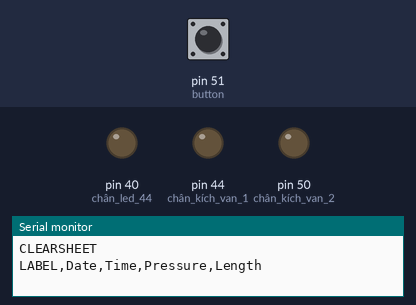
The sketch below on a simulated Arduino Mega 2560, built with avr-gcc and run on an emulated ATmega2560. On the bench: output pins drawn as LEDs (lit = HIGH), the last lines printed to the serial monitor. The inputs (shaded band) are chosen by the test bench; at power-on: pin 51 (button) LOW.

Above: at 1.2 s.
1.3 s: pin 51 (button) pulled HIGH for 0.15 s
At 1.37 s:
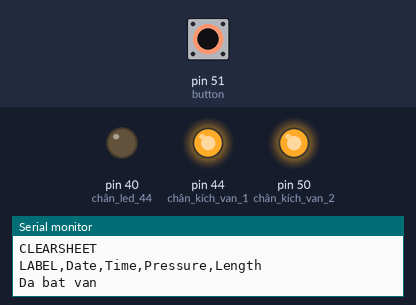
2.9 s: pin 51 (button) pulled HIGH for 3.2 s
At 7.2 s:
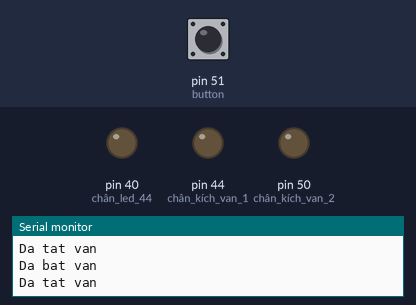
Timing chart, 0 to 8.7 s (numbered marks = the images above; inputs shaded):
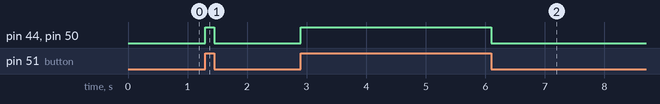

The sketch:

continue_pressure.ino
```cpp
int button = 51; // Biến khai báo chân của button
String text;
String sensor;
float i=0;
double pressure = 0;
float val =0;
void PressSure_func(float k);
unsigned long waitTime = 500; // Bạn cần nhấn giữ 500 mili giây để hệ thống xem đó là một sự kiến nhấn giữ.

boolean ledStatus = 0; // tương tự với LOW - mặc định đèn sẽ tắt

boolean lastButtonStatus = 0; //Biến dùng để lưu trạng thái của phím bấm. Mặc định là 0 <=> LOW <=> chưa nhấn
boolean buttonLongPress = 0; // Mặc định là không có sự kiện nhấn giữ.

unsigned long lastChangedTime;

void setup() {

  pinMode(button,INPUT); // Đặt chân button là INPUT - hiển nhiên rồi
  pinMode(50, OUTPUT); //chân kích van 2
  pinMode(44, OUTPUT); //chân kích van 1
  pinMode(40, OUTPUT); //chân led 44
  pinMode(A0, INPUT);
  Serial.begin(115200); //Bật Serial để debug
  Serial.println("CLEARSHEET");// xóa dữ liệu trên sheet đầu tiên của file excel
Serial.println("LABEL,Date,Time,Pressure,Length");
}

void loop() {
  boolean reading = digitalRead(button); // đọc giá trị của button
  if (reading != lastButtonStatus)
  {
    lastButtonStatus = reading; //Cập nhập trạng thái cuối cùng.
    lastChangedTime = millis(); //Cập nhập thời gian

    if( reading == HIGH)
    {
      Serial.println("Da bat van");
      digitalWrite(50,HIGH);
      digitalWrite(44,HIGH);
    }
    else
    {
      Serial.println("Da tat van");
      digitalWrite(50,LOW);
      digitalWrite(44,LOW);
    }
   }

  } // Còn nếu bạn đang nhấn giữ button hoặc thả nó thời gian dài chỉ sẽ không ảnh hưởng đến việc này


void PressSure_func(float k)
{
      Serial.println("Da bat van"+ String(k));
      digitalWrite(50,HIGH);
      digitalWrite(44,HIGH);
   while(pressure < k)
      {
         val = analogRead(A0)*5.0/1023;
       pressure = (val-1)*0.001/0.004;
       sensor = String(pressure,3);
       text = String(val,3);
       digitalWrite(50,HIGH);
         Serial.println( (String) "DATA,TIME," + millis() +","+ text+","+sensor);
       delay(50);
         Serial.print("pressure : ");
          Serial.println(pressure,3);
           Serial.print("val : ");
          Serial.println(val,3);

      }
    Serial.println("Da tat van"+String(k));
//    delay(3000);
    digitalWrite(50,LOW);
    digitalWrite(44,HIGH);

}
```

Measured:
- after the input at 1.3 s, pin 44 (chân_kích_van_1), pin 50 (chân_kích_van_2): LOW → HIGH at once, → LOW 0.15 s later
- after the input at 2.9 s, pin 44 (chân_kích_van_1), pin 50 (chân_kích_van_2): LOW → HIGH at once, → LOW 3.2 s later
